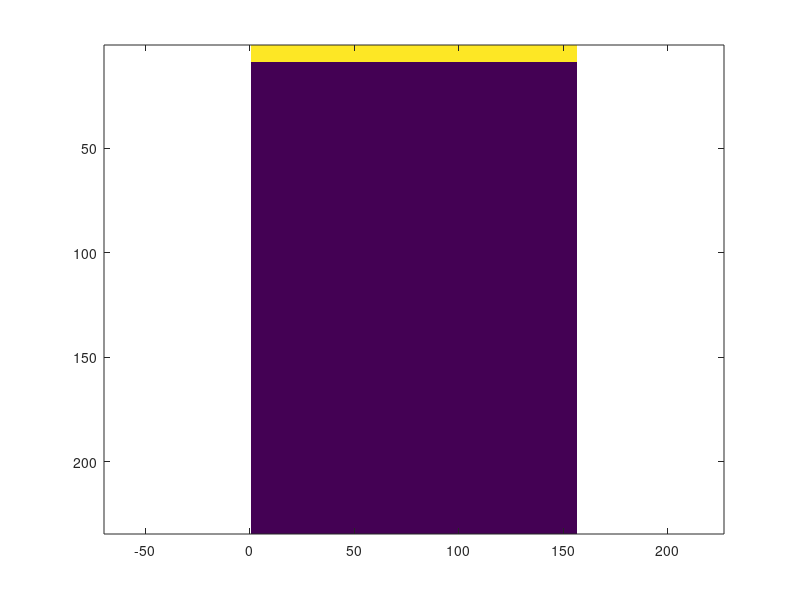

Reproduce this figure in MATLAB. (Note: this script raises an error after producing the figure.)
%%%%%%%%%%%%%%%%%%%%%%%%%%%%%%%%%%%%%%%%%%%%%%%%%%%%%%%%%%%%%
% GIANMARCO PINTON
% FIRST WRITTEN: 2018-06-21
% LAST MODIFIED: 2022-03-03
% Launch Fullwave 2 code, easy matlab wrapper
%%%%%%%%%%%%%%%%%%%%%%%%%%%%%%%%%%%%%%%%%%%%%%%%%%%%%%%%%%%%%
%%% Basic variables %%%%%%%%%%%%%%%%%%%%%%%%%%%%%%%%%%%%%%%%%
c0 = 1540;         % average speed of sound (m/s)
omega0 = 2*pi*1e6; % center radian frequency of transmitted wave
wX = 2e-2;         % width of simulation field (m)
wY = 3e-2;         % depth of simulation field (m)
duration = wY*2.3/c0;  % duration of simulation (s)
p0 = 1e5; % pressure in Pa
%%% Advanced variables %%%%%%%%%%%%%%%%%%%%%%%%%%%%%%%%%%%%%%
ppw = 12;          % number of points per spatial wavelength
cfl = 0.4;         % Courant-Friedrichs-Levi condition
ppp = ppw/cfl;     % points per period
%%% Grid size calculations %%%%%%%%%%%%%%%%%%%%%%%%%%%%%%%%%%
lambda = c0/omega0*2*pi; % wavelength (m)
nX = round(wX/lambda*ppw);  % number of lateral elements
nY = round(wY/lambda*ppw);  % number of depth elements
nT = round(duration*c0/lambda*ppw/cfl); % number of time points
dX = c0/omega0*2*pi/ppw % step size in x
dY = dX; % step size in y (please keep step sizes the same)
dT = dX/c0*cfl; % step size in time

ncycles = 2; % number of cycles in pulse
dur = 2; % exponential drop-off of envelope
%%% Generate input coordinates %%%%%%%%%%%%%%%%%%%%%%%%%%%
inmap = zeros(nX,nY); 
inmap(:,1:8)=ones(nX,8);
imagesc(inmap'), axis equal, axis tight
incoords = mapToCoords(inmap); % note zero indexing for compiled code
plot(incoords(:,1),incoords(:,2),'.')
%%% Generate initial conditions based on input coordinates %%%%%%
ncycles = 2; % number of cycles in pulse
dur = 2; % exponential drop-off of envelope
fcen=[round(nX/2) round(nY/1.3)]; % center of focus
t = (0:nT-1)/nT*duration-ncycles/omega0*2*pi;
icvec = exp(-(1.05*t*omega0/(ncycles*pi)).^(2*dur)).*sin(t*omega0)*p0;
plot(icvec)
icmat=repmat(icvec,size(incoords,1)/8,1);
for k=2:8
  t=t-dX/c0; icvec = exp(-(1.05*t*omega0/(ncycles*pi)).^(2*dur)).*sin(t*omega0)*p0;
  icmat=[icmat' repmat(icvec,size(incoords,1)/8,1)']';
end
imagesc(icmat)
%%% Generate output coordinates %%%%%%%%%%%%%%%%%%%%%%%%%%
modX=1; modY=1;
outcoords = coordsMatrix(nX,nY,modX,modY);
plot(outcoords(:,1),outcoords(:,2),'.')
outcoords(:,3)=0; % label zero for total field
outcoords(find(outcoords(:,2)==9),3)=1; % label 1 for transducer surface
idc=find(outcoords(:,3)==0);
idxducer=find(outcoords(:,3)==1);
plot(outcoords(idc,1),outcoords(idc,2),'.'),hold on
plot(outcoords(idxducer,1),outcoords(idxducer,2),'r.'), hold off
%%% Generate field maps %%%%%%%%%%%%%%%%%%%%%%%%%%%%%%%%%%
cmap = ones(nX,nY)*1540;   % speed of sound map (m/s)
rhomap = ones(nX,nY)*1000; % density map (kg/m^3)
Amap = ones(nX,nY)*0.0;    % attenuation map (dB/MHz/cm)
betamap = ones(nX,nY)*0.0;    % nonlinearity map 
%% Let's add a surface %%%%%%%%%%%%%%%%%%%%%%%%%%
cmap(:,round(nY/2)+8:end)=0.95*c0; % surface
imagesc(cmap')
prep_fullwave2_try6_nln_relaxing9(c0,omega0,wX,wY,duration,p0,ppw,cfl,cmap,rhomap,Amap,betamap,incoords,outcoords,icmat)
tic
eval('!./fullwave2_try6_nln_relaxing')
toc
ncoordsout=size(outcoords,1)
nX2=length(1:modX:nX); nY2=length(1:modY:nY);
nRun=sizeOfFile('genout.dat')/4/ncoordsout
genout = readGenoutSlice(['genout.dat'],0:nRun-1,size(outcoords,1));
p = reshape(genout,size(genout,1),nY2,nX2);
imagesc(squeeze(p(end,:,:))), colorbar

%% use powcompress to view small amplitude fields %%
for i=1:20:size(p,1)
  imagesc(powcompress(squeeze(p(i,:,:)),1/3)), title(num2str(i)), drawnow
end

pxducer = readGenoutSlice(['genout.dat'],0:nRun-1,size(outcoords,1),idxducer);
imagesc(powcompress(pxducer,1/3))

px=pxducer(:,round(end/2)); % rf line at center of transducer
plot(px)
[val idt0]=max(abs(hilbert(px))); % idt0 is the time pixel at which the transducer emission envelope is maximal

% convert time into space
tyaxis=((1:size(pxducer,1))-idt0)*dT*c0/2;
plot(tyaxis,px), grid on
%compare to surface location
round(nY/2)*dY

%%%%%%%%%%%%%%%%%%%%%%%%%%%%%%%%%%%%%%%%%%%%%%%%%%%%%%%%%%%%%%%%%%%%%%%%%%%%%%%%%%%%%%%
% Let's look at axial resolution by putting another surface right behind the first one%
% What do you think will happen if you change the number of cycles?
%%%%%%%%%%%%%%%%%%%%%%%%%%%%%%%%%%%%%%%%%%%%%%%%%%%%%%%%%%%%%%%%%%%%%%%%%%%%%%%%%%%%%%%
%% Let's add a surface %%%%%%%%%%%%%%%%%%%%%%%%%%
cmap = ones(nX,nY)*1540;   % speed of sound map (m/s)
cmap(:,round(nY/2)+8:end)=0.95*c0; % first surface
cmap(:,round(nY/2)+8+ppw:end)=c0; % second surface
imagesc(cmap')
prep_fullwave2_try6_nln_relaxing9(c0,omega0,wX,wY,duration,p0,ppw,cfl,cmap,rhomap,Amap,betamap,incoords,outcoords,icmat)
tic
eval('!./fullwave2_try6_nln_relaxing')
toc
ncoordsout=size(outcoords,1)
nX2=length(1:modX:nX); nY2=length(1:modY:nY);
nRun=sizeOfFile('genout.dat')/4/ncoordsout
genout = readGenoutSlice(['genout.dat'],0:nRun-1,size(outcoords,1));
p = reshape(genout,size(genout,1),nY2,nX2);
imagesc(squeeze(p(end,:,:))), colorbar

%% use powcompress to view small amplitude fields %%
for i=1:20:size(p,1)
  imagesc(powcompress(squeeze(p(i,:,:)),1/3)), title(num2str(i)), drawnow
end

pxducer = readGenoutSlice(['genout.dat'],0:nRun-1,size(outcoords,1),idxducer);
imagesc(powcompress(pxducer,1/3))

px=pxducer(:,round(end/2)); % rf line at center of transducer
plot(px)
[val idt0]=max(abs(hilbert(px))); % idt0 is the time pixel at which the transducer emission envelope is maximal

% convert time into space
tyaxis=((1:size(pxducer,1))-idt0)*dT*c0/2;
plot(tyaxis,px), grid on
%compare to surface location
round(nY/2)*dY

%%%%%%%%%%%%%%%%%%%%%%%%%%%%%%%%%%%%%%%%%%%%%%%%%%%%%%%%%%%%%%%%%%%%%
%% Let's add the scatterer in and let's focus to the scatterer%%
%% What would happen if you didn't focus on transmit on the scattererr? %%%
foc=round(nY/1.3);
fcen=[round(nX/2) foc]; % center of focus on axis
fcen=[round(nX/10) foc]; % center of focus off-axis

cmap = ones(nX,nY)*1540;   % speed of sound map (m/s)
rhomap=ones(nX,nY)*1000;
rhomap(fcen(1)-1:fcen(1)+1,fcen(2)-1:fcen(2)+1)=500; % scatterer
imagesc(rhomap'), axis equal, axis tight

t = (0:nT-1)/nT*duration-ncycles/omega0*2*pi;
icvec = exp(-(1.05*t*omega0/(ncycles*pi)).^(2*dur)).*sin(t*omega0)*p0;
[icmat dd] = focusCoords(fcen(1),fcen(2),incoords(1:size(incoords,1)/8,:),icvec,cfl);
for k=2:8
  t=t-dX/c0; icvec = exp(-(1.05*t*omega0/(ncycles*pi)).^(2*dur)).*sin(t*omega0)*p0;
  icmat=[icmat' focusCoords(fcen(1),fcen(2),incoords((k-1)*size(incoords,1)/8+1:(k)*size(incoords,1)/8,:),icvec,cfl)']';
end
imagesc(icmat)

prep_fullwave2_try6_nln_relaxing9(c0,omega0,wX,wY,duration,p0,ppw,cfl,cmap,rhomap,Amap,betamap,incoords,outcoords,icmat)
tic
eval('!./fullwave2_try6_nln_relaxing')
toc
ncoordsout=size(outcoords,1)
nX2=length(1:modX:nX); nY2=length(1:modY:nY);
nRun=sizeOfFile('genout.dat')/4/ncoordsout
genout = readGenoutSlice(['genout.dat'],0:nRun-1,size(outcoords,1));
p = reshape(genout,size(genout,1),nY2,nX2);
imagesc(squeeze(p(end,:,:))), colorbar

%% use powcompress to view small amplitude fields %%
for i=1:20:size(p,1)
  imagesc(powcompress(squeeze(p(i,:,:)),1/3)), title(num2str(i)), drawnow
end

pxducer = readGenoutSlice(['genout.dat'],0:nRun-1,size(outcoords,1),idxducer);
imagesc(powcompress(pxducer,1/3))

px=pxducer(:,round(end/2)); % rf line at center of transducer
plot(px)
[val idt0]=max(abs(hilbert(px))); % idt0 is the time pixel at which the transducer emission envelope is maximal

% convert time into space
tyaxis=((1:size(pxducer,1))-idt0)*dT*c0/2;
plot(tyaxis,px), grid on
%compare to scatterer location
round(nY/1.3)*dY

%%%%%%%%%%%%%%%%%%%%%%%%%%%%%%%%%%%%%%%%%%%%%%%%%%%%%%%%%%%%%%%%%%%%%%%
%% What happens if we move our scatterer off-axis?
%% let's change fcen and find out

%%%%%%%%%%%%%%%%%%%%%%%%%%%%%%%%%%%%%%%%%%%%%%%%%%%%%%%%%%%%%%%%%%%%%%%
%% What happens if we use a plane wave transmit? 
foc=round(nY/1.3);
fcen=[round(nX/2) foc*1000]; % center of focus on axis

fcen_scat=[round(nX/2) foc]; % center of focus on axis
fcen_scat=[round(nX/10) foc]; % center of focus off-axis


cmap = ones(nX,nY)*1540;   % speed of sound map (m/s)
rhomap=ones(nX,nY)*1000;
rhomap(fcen_scat(1)-1:fcen_scat(1)+1,fcen_scat(2)-1:fcen_scat(2)+1)=500; % scatterer
imagesc(rhomap'), axis equal, axis tight

t = (0:nT-1)/nT*duration-ncycles/omega0*2*pi;
icvec = exp(-(1.05*t*omega0/(ncycles*pi)).^(2*dur)).*sin(t*omega0)*p0;
[icmat dd] = focusCoords(fcen(1),fcen(2),incoords(1:size(incoords,1)/8,:),icvec,cfl);
for k=2:8
  t=t-dX/c0; icvec = exp(-(1.05*t*omega0/(ncycles*pi)).^(2*dur)).*sin(t*omega0)*p0;
  icmat=[icmat' focusCoords(fcen(1),fcen(2),incoords((k-1)*size(incoords,1)/8+1:(k)*size(incoords,1)/8,:),icvec,cfl)']';
end
imagesc(icmat)

prep_fullwave2_try6_nln_relaxing9(c0,omega0,wX,wY,duration,p0,ppw,cfl,cmap,rhomap,Amap,betamap,incoords,outcoords,icmat)
tic
eval('!./fullwave2_try6_nln_relaxing')
toc
ncoordsout=size(outcoords,1)
nX2=length(1:modX:nX); nY2=length(1:modY:nY);
nRun=sizeOfFile('genout.dat')/4/ncoordsout
genout = readGenoutSlice(['genout.dat'],0:nRun-1,size(outcoords,1));
p = reshape(genout,size(genout,1),nY2,nX2);
imagesc(squeeze(p(end,:,:))), colorbar

%% use powcompress to view small amplitude fields %%
for i=1:20:size(p,1)
  imagesc(powcompress(squeeze(p(i,:,:)),1/3)), title(num2str(i)), drawnow
end

pxducer = readGenoutSlice(['genout.dat'],0:nRun-1,size(outcoords,1),idxducer);
imagesc(powcompress(pxducer,1/3))

px=pxducer(:,round(end/2)); % rf line at center of transducer
plot(px)
[val idt0]=max(abs(hilbert(px))); % idt0 is the time pixel at which the transducer emission envelope is maximal

% convert time into space
tyaxis=((1:size(pxducer,1))-idt0)*dT*c0/2;
plot(tyaxis,px), grid on
%compare to scatterer location
round(nY/1.3)*dY

% different location on transducer
plot(tyaxis,px), hold on,
plot(tyaxis,pxducer(:,round(end/10))), hold off
grid on

%%%%%%%%%%%%%%%%%%%%%%%%%%%%%%%%%%%%%%%%%%%%%%%%%%%%%%%%%%%%%%%%%%%%%%%%%%
% Point targets are spherical reflectors
% Let's pick an aribitrary point in space and calculate the distance to the transducer surface

xducercoords = outcoords(idxducer,:);
i=nX/2; j=nY/2; % point in the middle
i=fcen_scat(1)+2*ppw; j=fcen_scat(2); % location of scatterer
i=fcen_scat(1); j=fcen_scat(2); % location of scatterer

subplot(2,1,1)
plot(i,j,'.'), hold on
plot(xducercoords(:,1),xducercoords(:,2),'r.'), hold off
axis equal, xlim([1 nX]), ylim([1 nY])

dd=zeros(size(xducercoords,1),1);
for n=1:size(xducercoords,1)
  subplot(2,1,1)
  plot(i,j,'.'), hold on
  plot(xducercoords(:,1),xducercoords(:,2),'r.')
  plot(xducercoords(n,1),xducercoords(n,2),'g.')
  hold off
  axis equal, xlim([1 nX]), ylim([1 nY])

  dd(n)=sqrt((xducercoords(n,1)-i).^2+(xducercoords(n,2)-j).^2);
  subplot(2,1,2)
  plot(dd)
  ylim([0 max(dd)])
  drawnow
end


%% Apply the delays to the RF data in three parts
% 1. idt0
% 2. range equation to calculate the arrival time
% 3. spherical delays for Huygen's principle

lat=0*(nY/2)*dX;
dep=(nY/2)*dY;

subplot(2,1,1), imagesc(powcompress(pxducer,1/3))
rftmp=pxducer;
rfrng=2*ppp;
rffoc=zeros(2*rfrng+1,size(xducercoords,1));
idt=idt0+(j-8)*dX/double(c0)/dT; % transmit offset + range equation
for n=1:size(xducercoords,1)
  m=round(idt+dd(n)/cfl-rfrng:idt+dd(n)/cfl+rfrng);
  rffoc(:,n)=pxducer(m,n); % the focused rf
  subplot(2,1,2), imagesc(rffoc), drawnow;
  rftmp(m,n)=NaN;
  subplot(2,1,1), imagesc(powcompress(rftmp,1/3)), drawnow;

end
    
%% Now do it for all points in the image you want to reconstruct
imagesc(powcompress(pxducer,1/3))
deps = 1e-3:lambda/8:nY*0.9*dX;
lats = -20e-3:lambda/8:20e-3;

xducercoords = outcoords(idxducer,:);
bm=zeros(length(lats),length(deps));
idps=cell(length(lats),length(deps));

fnumber=1;

idps=cell(length(lats),length(deps));
for ii=1:length(lats)
  lat=lats(ii);
  for jj=1:length(deps)
    dep=deps(jj);
    fcen=round([lat/dY+mean(xducercoords(:,1)) dep/dY ]);
    idx=find(abs(xducercoords(:,1)-fcen(1))<=fcen(2)/fnumber);
    dd=focusProfile(fcen,xducercoords(idx,:),dT/dY*c0);
    idt=idt0+round(2*dep/double(c0)/(dT));
    idp=double((size(pxducer,1)*(idx-1))+double(idt)+dd);
    idps{ii,jj}=idp;
  end
end

  for ii=1:length(lats)
    for jj=1:length(deps)
      bm(ii,jj)=sum(pxducer(idps{ii,jj}));
    end
  end

figure(1), clf
imagesc(lats*1e3,deps*1e3,dbzero(abs(hilbert(squeeze(bm')))),[-40 0])
colormap gray, cbar=colorbar; title(cbar,'dB')
xlabel('mm'), ylabel('mm')
axis equal, axis tight

%%%%%%%%%%%%%%%%%%%%%%%%%%%%%%%%%%%%%%%%%%%%%%%%%%%%%%%%%%%%%%%%%%%%%%%%
%% Focus on transmit and focus on receive%%%%%%%%%%%%%%%%%%%%%%%%%%%%%%%
%% Walking aperture %%%%%%%%%%%%%%%%%%%%%%%%%%%%%%%%%%%%%%%%%%%%%%%%%%%%

tx.nTx=40; % number of Tx events
tx.dep=nY/1.3*dY; % focal depth (m)
tx.bmw=lambda/2; % beamwidth (m), is this an integer multiple of dX? 

fcen=[round(nX/2) tx.dep/dX]; % center of focus on axis

t = (0:nT-1)/nT*duration-ncycles/omega0*2*pi;
icvec = exp(-(1.05*t*omega0/(ncycles*pi)).^(2*dur)).*sin(t*omega0)*p0;
[icmat dd] = focusCoords(fcen(1),fcen(2),incoords(1:size(incoords,1)/8,:),icvec,cfl);
for k=2:8
  t=t-dX/c0; icvec = exp(-(1.05*t*omega0/(ncycles*pi)).^(2*dur)).*sin(t*omega0)*p0;
  icmat=[icmat' focusCoords(fcen(1),fcen(2),incoords((k-1)*size(incoords,1)/8+1:(k)*size(incoords,1)/8,:),icvec,cfl)']';
end
imagesc(icmat)

% instead of moving the transducer, we will move the maps
nXextend=nX+ceil(tx.bmw/dX*tx.nTx);
%%% Generate field maps %%%%%%%%%%%%%%%%%%%%%%%%%%%%%%%%%%
cmapextend = ones(nXextend,nY)*1540;   % speed of sound map (m/s)
rhomapextend = ones(nXextend,nY)*1000; % density map (kg/m^3)
Amapextend = ones(nXextend,nY)*0.0;    % attenuation map (dB/MHz/cm)
betamapextend = ones(nXextend,nY)*0.0;    % nonlinearity map 

scat_density=0.015;
scats=rand(nXextend,nY);
scats(find(scats>scat_density))=0;
scats=scats/max(max(scats));
mean(mean(scats))
scats(:,1:10)=0; % don't put scatters inside your transducer
rhosr=0.0375; % scatterer impedance contrast 

rhomapextend=rhomapextend-scats*1000*rhosr;
imagesc(rhomapextend'), colorbar

for n=1:tx.nTx
  outdir=['/kulm/scratch/bmm890/txrx_' num2str(n) '/']
  eval(['!mkdir -p ' outdir]);

  cmap=cmapextend(1+(n-1)*round(tx.bmw/dX):(n-1)*round(tx.bmw/dX)+nX,:);
  rhomap=rhomapextend(1+(n-1)*round(tx.bmw/dX):(n-1)*round(tx.bmw/dX)+nX,:);
  Amap=Amapextend(1+(n-1)*round(tx.bmw/dX):(n-1)*round(tx.bmw/dX)+nX,:);
  betamap=betamapextend(1+(n-1)*round(tx.bmw/dX):(n-1)*round(tx.bmw/dX)+nX,:);
  
  imagesc(rhomap'), drawnow

  eval(['!cp fullwave2_try6_nln_relaxing ' outdir]);
  
  cwd=pwd; addpath(cwd);
  cd(outdir)
  prep_fullwave2_try6_nln_relaxing9(c0,omega0,wX,wY,duration,p0,ppw,cfl,cmap,rhomap,Amap,betamap,incoords,outcoords,icmat)
  eval('!./fullwave2_try6_nln_relaxing & ')
  cd(cwd);

end


%%% GENERATE IMAGE %%%%%%%%%%%%%%%%%%%%%%%%%%%%%%%%%%%%%%%%%%%%%%%%%%%%%%%%
deps = 2e-3:lambda/8:nY*dY/1.1;
lats = 0;
xducercoords = outcoords(idxducer,:);
bm=zeros(length(lats),length(deps),tx.nTx);
idps=cell(length(lats),length(deps));
fnumber=1;

n=round(tx.nTx/2);
 outdir=['/kulm/scratch/bmm890/txrx_' num2str(n) '/']
ncoordsout=size(outcoords,1);
nRun=sizeOfFile([outdir 'genout.dat'])/4/ncoordsout;
pxducer = readGenoutSlice(['genout.dat'],0:nRun-1,size(outcoords,1),idxducer);
imagesc(powcompress(pxducer,1/3))
px=pxducer(:,round(size(pxducer,2)/2));
[val idt0]=max(abs(hilbert(px)))

for n=1:tx.nTx
  outdir=['/kulm/scratch/bmm890/txrx_' num2str(n) '/']

  ncoordsout=size(outcoords,1);
  nRun=sizeOfFile([outdir 'genout.dat'])/4/ncoordsout;
  while(nRun<nT-1)
    pause(0.1)
    nRun=sizeOfFile([outdir 'genout.dat'])/4/ncoordsout;
  end
 pxducer = readGenoutSlice([outdir 'genout.dat'],0:nRun-1,size(outcoords,1),idxducer);
 %imagesc(powcompress(pxducer,1/3)), drawnow
 
  if(n==1)
    idps=cell(length(lats),length(deps));
    for ii=1:length(lats)
      lat=lats(ii);
      for jj=1:length(deps)
        dep=deps(jj);
        fcen=round([lat/dY+mean(xducercoords(:,1)) dep/dY ]);
        idx=find(abs(xducercoords(:,1)-fcen(1))<=fcen(2)/fnumber);
        dd=focusProfile(fcen,xducercoords(idx,:),dT/dY*c0);
        idt=idt0+round(2*dep/double(c0)/(dT));
        idp=double((size(pxducer,1)*(idx-1))+double(idt)+dd);
	idp=idp(find(idp<=size(pxducer,1)*size(pxducer,2)));
        idps{ii,jj}=idp;
      end
    end
  end

  for ii=1:length(lats)
    for jj=1:length(deps)
      bm(ii,jj,n)=sum(pxducer(idps{ii,jj}));
    end
  end
end


%% PLOT THE BMODE IMAGE %%
figure(1)
n=1:tx.nTx; bws=((n-(tx.nTx+1)/2)*tx.bmw);
imagesc(bws*1e3,deps*1e3,dbzero(abs(hilbert(squeeze(bm)))),[-40 0])
colormap gray, colorbar
xlabel('mm'), ylabel('mm')
axis equal, axis tight

% think about speed of sound, idt0, colorbar, sampling, ...

addpath /celerina/gfp/mfs/dumbmat/
figure(1)
n=1:tx.nTx; bws=((n-(tx.nTx+1)/2)*tx.bmw);
img=dbzero(abs(hilbert(squeeze(bm))));
img=interp2easy(img,4,1);
imagesc(bws*1e3,deps*1e3,img,[-40 0])
colormap gray, colorbar
xlabel('mm'), ylabel('mm')
axis equal, axis tight

%%%%%%%%%%%%%%%%%%%%%%%%%%%%%%%%%%%%%%%%%%%%%%%%%%%%%%%%%%%%%
%% compare to plane wave %%
%%%%%%%%%%%%%%%%%%%%%%%%%%%%%%%%%%%%%%%%%%%%%%%%%%%%%%%%%%%%
n=round(tx.nTx/2);

outdir=['/kulm/scratch/bmm890/txrx_' num2str(n) '/']
eval(['!mkdir -p ' outdir]);

cmap=cmapextend(1+(n-1)*round(tx.bmw/dX):(n-1)*round(tx.bmw/dX)+nX,:);
rhomap=rhomapextend(1+(n-1)*round(tx.bmw/dX):(n-1)*round(tx.bmw/dX)+nX,:);
Amap=Amapextend(1+(n-1)*round(tx.bmw/dX):(n-1)*round(tx.bmw/dX)+nX,:);
betamap=betamapextend(1+(n-1)*round(tx.bmw/dX):(n-1)*round(tx.bmw/dX)+nX,:);

imagesc(rhomap'), drawnow

eval(['!cp fullwave2_try6_nln_relaxing ' outdir]);

cwd=pwd; addpath(cwd);
cd(outdir)
prep_fullwave2_try6_nln_relaxing9(c0,omega0,wX,wY,duration,p0,ppw,cfl,cmap,rhomap,Amap,betamap,incoords,outcoords,icmat)
eval('!./fullwave2_try6_nln_relaxing & ')
cd(cwd);

outdir=['/kulm/scratch/bmm890/txrx_' num2str(n) '/']
ncoordsout=size(outcoords,1);
nRun=sizeOfFile([outdir 'genout.dat'])/4/ncoordsout;
pxducer = readGenoutSlice(['genout.dat'],0:nRun-1,size(outcoords,1),idxducer);
imagesc(powcompress(pxducer,1/3))
px=pxducer(:,round(size(pxducer,2)/2));
[val idt0]=max(abs(hilbert(px)))

imagesc(powcompress(pxducer,1/3))
lats = bws;

bm=zeros(length(lats),length(deps));
idps=cell(length(lats),length(deps));

fnumber=1;

idps=cell(length(lats),length(deps));
for ii=1:length(lats)
  lat=lats(ii);
  for jj=1:length(deps)
    dep=deps(jj);
    fcen=round([lat/dY+mean(xducercoords(:,1)) dep/dY ]);
    idx=find(abs(xducercoords(:,1)-fcen(1))<=fcen(2)/fnumber);
    dd=focusProfile(fcen,xducercoords(idx,:),dT/dY*c0);
    idt=idt0+round(2*dep/double(c0)/(dT));
    idp=double((size(pxducer,1)*(idx-1))+double(idt)+dd);
    idps{ii,jj}=idp;
  end
end

  for ii=1:length(lats)
    for jj=1:length(deps)
      bm(ii,jj)=sum(pxducer(idps{ii,jj}));
    end
  end

figure(1), clf
imagesc(lats*1e3,deps*1e3,dbzero(abs(hilbert(squeeze(bm')))),[-40 0])
colormap gray, cbar=colorbar; title(cbar,'dB')
xlabel('mm'), ylabel('mm')
axis equal, axis tight
